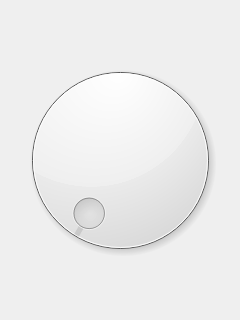
<?xml version="1.0" encoding="UTF-8"?>
<ui version="4.0">
 <class>Form2</class>
 <widget class="QWidget" name="Form2">
  <property name="geometry">
   <rect>
    <x>0</x>
    <y>0</y>
    <width>240</width>
    <height>320</height>
   </rect>
  </property>
  <property name="windowTitle">
   <string>Form</string>
  </property>
  <layout class="QVBoxLayout" name="verticalLayout">
   <item>
    <widget class="QDial" name="dial"/>
   </item>
  </layout>
 </widget>
 <resources/>
 <connections/>
</ui>
